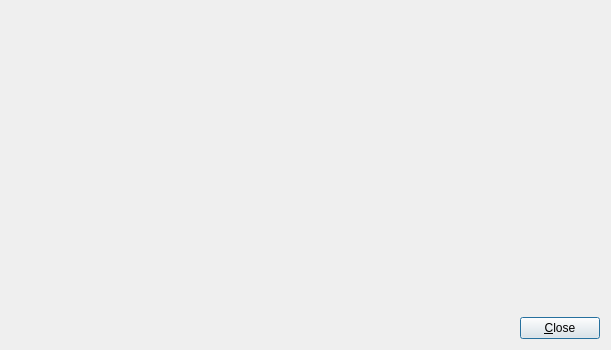
<?xml version="1.0" encoding="UTF-8"?>
<ui version="4.0">
 <class>AboutDialog</class>
 <widget class="QDialog" name="AboutDialog">
  <property name="geometry">
   <rect>
    <x>0</x>
    <y>0</y>
    <width>611</width>
    <height>350</height>
   </rect>
  </property>
  <property name="windowTitle">
   <string>About ZIMA-PTC-Cleaner</string>
  </property>
  <layout class="QVBoxLayout" name="verticalLayout">
   <item>
    <layout class="QHBoxLayout" name="horizontalLayout_2">
     <item>
      <widget class="QLabel" name="label">
       <property name="sizePolicy">
        <sizepolicy hsizetype="Fixed" vsizetype="Preferred">
         <horstretch>0</horstretch>
         <verstretch>0</verstretch>
        </sizepolicy>
       </property>
       <property name="text">
        <string/>
       </property>
       <property name="pixmap">
        <pixmap resource="icons.qrc">:/icon.png</pixmap>
       </property>
      </widget>
     </item>
     <item>
      <widget class="QLabel" name="aboutText">
       <property name="sizePolicy">
        <sizepolicy hsizetype="Preferred" vsizetype="MinimumExpanding">
         <horstretch>0</horstretch>
         <verstretch>0</verstretch>
        </sizepolicy>
       </property>
       <property name="text">
        <string/>
       </property>
       <property name="wordWrap">
        <bool>true</bool>
       </property>
      </widget>
     </item>
    </layout>
   </item>
   <item>
    <layout class="QHBoxLayout" name="horizontalLayout">
     <item>
      <spacer name="horizontalSpacer">
       <property name="orientation">
        <enum>Qt::Horizontal</enum>
       </property>
       <property name="sizeHint" stdset="0">
        <size>
         <width>40</width>
         <height>20</height>
        </size>
       </property>
      </spacer>
     </item>
     <item>
      <widget class="QPushButton" name="closeBtn">
       <property name="sizePolicy">
        <sizepolicy hsizetype="Fixed" vsizetype="Fixed">
         <horstretch>0</horstretch>
         <verstretch>0</verstretch>
        </sizepolicy>
       </property>
       <property name="text">
        <string>&amp;Close</string>
       </property>
      </widget>
     </item>
    </layout>
   </item>
  </layout>
 </widget>
 <resources>
  <include location="icons.qrc"/>
 </resources>
 <connections>
  <connection>
   <sender>closeBtn</sender>
   <signal>clicked()</signal>
   <receiver>AboutDialog</receiver>
   <slot>accept()</slot>
   <hints>
    <hint type="sourcelabel">
     <x>349</x>
     <y>276</y>
    </hint>
    <hint type="destinationlabel">
     <x>199</x>
     <y>149</y>
    </hint>
   </hints>
  </connection>
 </connections>
</ui>
